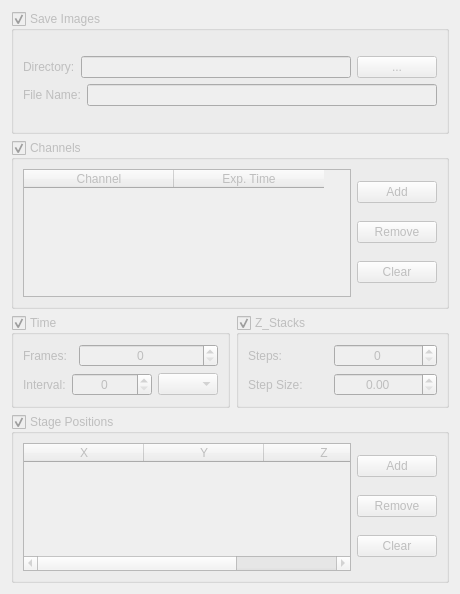
              <widget class="QWidget" name="scrollAreaWidgetContents">
               <property name="geometry">
                <rect>
                 <x>0</x>
                 <y>0</y>
                 <width>460</width>
                 <height>594</height>
                </rect>
               </property>
               <layout class="QGridLayout" name="gridLayout_42">
                <item row="0" column="0">
                 <layout class="QGridLayout" name="gridLayout_43">
                  <item row="0" column="0">
                   <widget class="QGroupBox" name="save_groupBox">
                    <property name="enabled">
                     <bool>false</bool>
                    </property>
                    <property name="minimumSize">
                     <size>
                      <width>0</width>
                      <height>123</height>
                     </size>
                    </property>
                    <property name="title">
                     <string>Save Images</string>
                    </property>
                    <property name="checkable">
                     <bool>true</bool>
                    </property>
                    <layout class="QGridLayout" name="gridLayout_44">
                     <item row="0" column="0">
                      <layout class="QGridLayout" name="gridLayout_45">
                       <item row="1" column="0">
                        <layout class="QHBoxLayout" name="horizontalLayout_5">
                         <item>
                          <widget class="QLabel" name="label_13">
                           <property name="text">
                            <string>File Name:</string>
                           </property>
                          </widget>
                         </item>
                         <item>
                          <widget class="QLineEdit" name="fname_lineEdit"/>
                         </item>
                        </layout>
                       </item>
                       <item row="0" column="0">
                        <layout class="QHBoxLayout" name="horizontalLayout_6">
                         <item>
                          <widget class="QLabel" name="label_14">
                           <property name="text">
                            <string>Directory:</string>
                           </property>
                          </widget>
                         </item>
                         <item>
                          <widget class="QLineEdit" name="dir_lineEdit">
                           <property name="readOnly">
                            <bool>true</bool>
                           </property>
                          </widget>
                         </item>
                         <item>
                          <widget class="QPushButton" name="browse_save_Button">
                           <property name="text">
                            <string>...</string>
                           </property>
                          </widget>
                         </item>
                        </layout>
                       </item>
                      </layout>
                     </item>
                    </layout>
                   </widget>
                  </item>
                  <item row="1" column="0">
                   <widget class="QGroupBox" name="channel_groupBox">
                    <property name="enabled">
                     <bool>false</bool>
                    </property>
                    <property name="title">
                     <string>Channels</string>
                    </property>
                    <property name="checkable">
                     <bool>true</bool>
                    </property>
                    <layout class="QGridLayout" name="gridLayout_46">
                     <item row="0" column="0">
                      <layout class="QGridLayout" name="gridLayout_47">
                       <item row="0" column="1">
                        <layout class="QVBoxLayout" name="verticalLayout_4">
                         <item>
                          <widget class="QPushButton" name="add_ch_Button">
                           <property name="text">
                            <string>Add</string>
                           </property>
                          </widget>
                         </item>
                         <item>
                          <widget class="QPushButton" name="remove_ch_Button">
                           <property name="text">
                            <string>Remove</string>
                           </property>
                          </widget>
                         </item>
                         <item>
                          <widget class="QPushButton" name="clear_ch_Button">
                           <property name="text">
                            <string>Clear</string>
                           </property>
                          </widget>
                         </item>
                        </layout>
                       </item>
                       <item row="0" column="0">
                        <widget class="QTableWidget" name="channel_tableWidget">
                         <property name="cornerButtonEnabled">
                          <bool>false</bool>
                         </property>
                         <property name="columnCount">
                          <number>2</number>
                         </property>
                         <attribute name="horizontalHeaderDefaultSectionSize">
                          <number>150</number>
                         </attribute>
                         <attribute name="verticalHeaderVisible">
                          <bool>false</bool>
                         </attribute>
                         <column>
                          <property name="text">
                           <string>Channel</string>
                          </property>
                         </column>
                         <column>
                          <property name="text">
                           <string>Exp. Time</string>
                          </property>
                         </column>
                        </widget>
                       </item>
                      </layout>
                     </item>
                    </layout>
                   </widget>
                  </item>
                  <item row="2" column="0">
                   <layout class="QGridLayout" name="gridLayout_48">
                    <item row="0" column="1">
                     <widget class="QGroupBox" name="stack_groupBox">
                      <property name="enabled">
                       <bool>false</bool>
                      </property>
                      <property name="title">
                       <string>Z_Stacks</string>
                      </property>
                      <property name="checkable">
                       <bool>true</bool>
                      </property>
                      <layout class="QGridLayout" name="gridLayout_49">
                       <item row="0" column="0">
                        <layout class="QGridLayout" name="gridLayout_50">
                         <item row="0" column="0">
                          <layout class="QHBoxLayout" name="horizontalLayout">
                           <item>
                            <widget class="QLabel" name="label_15">
                             <property name="sizePolicy">
                              <sizepolicy hsizetype="Preferred" vsizetype="Preferred">
                               <horstretch>0</horstretch>
                               <verstretch>0</verstretch>
                              </sizepolicy>
                             </property>
                             <property name="maximumSize">
                              <size>
                               <width>80</width>
                               <height>16777215</height>
                              </size>
                             </property>
                             <property name="text">
                              <string>Steps:</string>
                             </property>
                            </widget>
                           </item>
                           <item>
                            <widget class="QSpinBox" name="step_spinBox">
                             <property name="sizePolicy">
                              <sizepolicy hsizetype="Preferred" vsizetype="Fixed">
                               <horstretch>0</horstretch>
                               <verstretch>0</verstretch>
                              </sizepolicy>
                             </property>
                             <property name="minimumSize">
                              <size>
                               <width>70</width>
                               <height>0</height>
                              </size>
                             </property>
                             <property name="maximumSize">
                              <size>
                               <width>16777215</width>
                               <height>16777215</height>
                              </size>
                             </property>
                             <property name="alignment">
                              <set>Qt::AlignCenter</set>
                             </property>
                             <property name="maximum">
                              <number>10000</number>
                             </property>
                            </widget>
                           </item>
                          </layout>
                         </item>
                         <item row="1" column="0">
                          <layout class="QHBoxLayout" name="horizontalLayout_8">
                           <item>
                            <widget class="QLabel" name="label_16">
                             <property name="maximumSize">
                              <size>
                               <width>80</width>
                               <height>16777215</height>
                              </size>
                             </property>
                             <property name="text">
                              <string>Step Size:</string>
                             </property>
                            </widget>
                           </item>
                           <item>
                            <widget class="QDoubleSpinBox" name="step_size_doubleSpinBox">
                             <property name="minimumSize">
                              <size>
                               <width>70</width>
                               <height>0</height>
                              </size>
                             </property>
                             <property name="alignment">
                              <set>Qt::AlignCenter</set>
                             </property>
                             <property name="maximum">
                              <double>10000.000000000000000</double>
                             </property>
                             <property name="singleStep">
                              <double>0.010000000000000</double>
                             </property>
                            </widget>
                           </item>
                          </layout>
                         </item>
                        </layout>
                       </item>
                      </layout>
                     </widget>
                    </item>
                    <item row="0" column="0">
                     <widget class="QGroupBox" name="time_groupBox">
                      <property name="enabled">
                       <bool>false</bool>
                      </property>
                      <property name="title">
                       <string>Time</string>
                      </property>
                      <property name="checkable">
                       <bool>true</bool>
                      </property>
                      <layout class="QGridLayout" name="gridLayout_51">
                       <item row="0" column="0">
                        <layout class="QGridLayout" name="gridLayout_52">
                         <item row="0" column="0">
                          <layout class="QGridLayout" name="gridLayout_53">
                           <item row="0" column="0">
                            <widget class="QLabel" name="label_17">
                             <property name="maximumSize">
                              <size>
                               <width>50</width>
                               <height>16777215</height>
                              </size>
                             </property>
                             <property name="text">
                              <string>Frames:</string>
                             </property>
                            </widget>
                           </item>
                           <item row="0" column="1">
                            <widget class="QSpinBox" name="frames_spinBox">
                             <property name="alignment">
                              <set>Qt::AlignCenter</set>
                             </property>
                             <property name="maximum">
                              <number>10000</number>
                             </property>
                            </widget>
                           </item>
                          </layout>
                         </item>
                         <item row="1" column="0">
                          <layout class="QGridLayout" name="gridLayout_54">
                           <item row="0" column="0">
                            <widget class="QLabel" name="label_20">
                             <property name="maximumSize">
                              <size>
                               <width>50</width>
                               <height>16777215</height>
                              </size>
                             </property>
                             <property name="text">
                              <string>Interval:</string>
                             </property>
                            </widget>
                           </item>
                           <item row="0" column="1">
                            <widget class="QSpinBox" name="interval_spinBox">
                             <property name="minimumSize">
                              <size>
                               <width>80</width>
                               <height>0</height>
                              </size>
                             </property>
                             <property name="maximumSize">
                              <size>
                               <width>50</width>
                               <height>16777215</height>
                              </size>
                             </property>
                             <property name="alignment">
                              <set>Qt::AlignCenter</set>
                             </property>
                             <property name="maximum">
                              <number>10000</number>
                             </property>
                            </widget>
                           </item>
                           <item row="0" column="2">
                            <widget class="QComboBox" name="time_comboBox">
                             <property name="maximumSize">
                              <size>
                               <width>60</width>
                               <height>16777215</height>
                              </size>
                             </property>
                            </widget>
                           </item>
                          </layout>
                         </item>
                        </layout>
                       </item>
                      </layout>
                     </widget>
                    </item>
                   </layout>
                  </item>
                  <item row="3" column="0">
                   <widget class="QGroupBox" name="stage_pos_groupBox">
                    <property name="enabled">
                     <bool>false</bool>
                    </property>
                    <property name="title">
                     <string>Stage Positions</string>
                    </property>
                    <property name="checkable">
                     <bool>true</bool>
                    </property>
                    <layout class="QGridLayout" name="gridLayout_55">
                     <item row="0" column="0">
                      <widget class="QTableWidget" name="stage_tableWidget">
                       <property name="columnCount">
                        <number>3</number>
                       </property>
                       <attribute name="horizontalHeaderDefaultSectionSize">
                        <number>120</number>
                       </attribute>
                       <attribute name="verticalHeaderVisible">
                        <bool>false</bool>
                       </attribute>
                       <column>
                        <property name="text">
                         <string>X</string>
                        </property>
                       </column>
                       <column>
                        <property name="text">
                         <string>Y</string>
                        </property>
                       </column>
                       <column>
                        <property name="text">
                         <string>Z</string>
                        </property>
                       </column>
                      </widget>
                     </item>
                     <item row="0" column="1">
                      <layout class="QGridLayout" name="gridLayout_56">
                       <item row="0" column="0">
                        <widget class="QPushButton" name="add_pos_Button">
                         <property name="text">
                          <string>Add</string>
                         </property>
                        </widget>
                       </item>
                       <item row="1" column="0">
                        <widget class="QPushButton" name="remove_pos_Button">
                         <property name="text">
                          <string>Remove</string>
                         </property>
                        </widget>
                       </item>
                       <item row="2" column="0">
                        <widget class="QPushButton" name="clear_pos_Button">
                         <property name="text">
                          <string>Clear</string>
                         </property>
                        </widget>
                       </item>
                      </layout>
                     </item>
                    </layout>
                   </widget>
                  </item>
                 </layout>
                </item>
               </layout>
              </widget>
